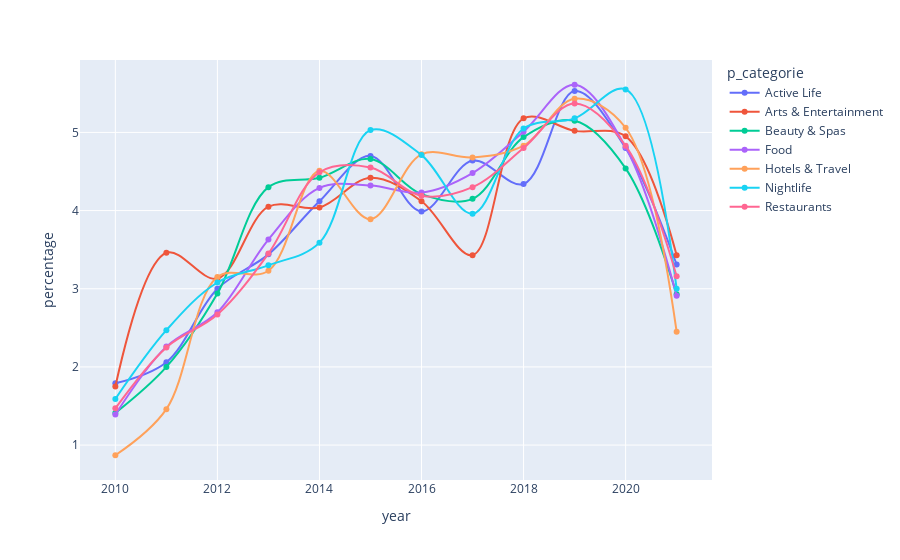

This figure's notebook cell:
### Code cell
fig = px.line(df, 
        x="year", y="percentage", color='p_categorie', line_shape='spline', markers=True)
fig.show()

### Figure 1 — Plotly figure (JSON) as saved in the notebook; plotly's stock layout.template omitted (floating-point values rounded to 4 significant figures)
{"data": [{"hovertemplate": "p_categorie=Active Life<br>year=%{x}<br>percentage=%{y}<extra></extra>", "legendgroup": "Active Life", "line": {"color": "#636efa", "dash": "solid", "shape": "spline"}, "marker": {"symbol": "circle"}, "mode": "markers+lines", "name": "Active Life", "orientation": "v", "showlegend": true, "type": "scatter", "x": [2010, 2011, 2012, 2013, 2014, 2015, 2016, 2017, 2018, 2019, 2020, 2021], "xaxis": "x", "y": [1.79, 2.06, 3, 3.44, 4.12, 4.7, 3.99, 4.64, 4.34, 5.53, 4.8, 3.31], "yaxis": "y"}, {"hovertemplate": "p_categorie=Arts & Entertainment<br>year=%{x}<br>percentage=%{y}<extra></extra>", "legendgroup": "Arts & Entertainment", "line": {"color": "#EF553B", "dash": "solid", "shape": "spline"}, "marker": {"symbol": "circle"}, "mode": "markers+lines", "name": "Arts & Entertainment", "orientation": "v", "showlegend": true, "type": "scatter", "x": [2010, 2011, 2012, 2013, 2014, 2015, 2016, 2017, 2018, 2019, 2020, 2021], "xaxis": "x", "y": [1.75, 3.46, 3.13, 4.05, 4.04, 4.42, 4.12, 3.43, 5.18, 5.02, 4.95, 3.43], "yaxis": "y"}, {"hovertemplate": "p_categorie=Beauty & Spas<br>year=%{x}<br>percentage=%{y}<extra></extra>", "legendgroup": "Beauty & Spas", "line": {"color": "#00cc96", "dash": "solid", "shape": "spline"}, "marker": {"symbol": "circle"}, "mode": "markers+lines", "name": "Beauty & Spas", "orientation": "v", "showlegend": true, "type": "scatter", "x": [2010, 2011, 2012, 2013, 2014, 2015, 2016, 2017, 2018, 2019, 2020, 2021], "xaxis": "x", "y": [1.41, 2, 2.94, 4.3, 4.42, 4.66, 4.21, 4.15, 4.94, 5.15, 4.54, 2.93], "yaxis": "y"}, {"hovertemplate": "p_categorie=Food<br>year=%{x}<br>percentage=%{y}<extra></extra>", "legendgroup": "Food", "line": {"color": "#ab63fa", "dash": "solid", "shape": "spline"}, "marker": {"symbol": "circle"}, "mode": "markers+lines", "name": "Food", "orientation": "v", "showlegend": true, "type": "scatter", "x": [2010, 2011, 2012, 2013, 2014, 2015, 2016, 2017, 2018, 2019, 2020, 2021], "xaxis": "x", "y": [1.39, 2.26, 2.7, 3.63, 4.29, 4.32, 4.23, 4.48, 5.01, 5.61, 4.81, 2.91], "yaxis": "y"}, {"hovertemplate": "p_categorie=Hotels & Travel<br>year=%{x}<br>percentage=%{y}<extra></extra>", "legendgroup": "Hotels & Travel", "line": {"color": "#FFA15A", "dash": "solid", "shape": "spline"}, "marker": {"symbol": "circle"}, "mode": "markers+lines", "name": "Hotels & Travel", "orientation": "v", "showlegend": true, "type": "scatter", "x": [2010, 2011, 2012, 2013, 2014, 2015, 2016, 2017, 2018, 2019, 2020, 2021], "xaxis": "x", "y": [0.87, 1.46, 3.15, 3.23, 4.51, 3.89, 4.72, 4.68, 4.83, 5.43, 5.06, 2.45], "yaxis": "y"}, {"hovertemplate": "p_categorie=Nightlife<br>year=%{x}<br>percentage=%{y}<extra></extra>", "legendgroup": "Nightlife", "line": {"color": "#19d3f3", "dash": "solid", "shape": "spline"}, "marker": {"symbol": "circle"}, "mode": "markers+lines", "name": "Nightlife", "orientation": "v", "showlegend": true, "type": "scatter", "x": [2010, 2011, 2012, 2013, 2014, 2015, 2016, 2017, 2018, 2019, 2020, 2021], "xaxis": "x", "y": [1.59, 2.47, 3.08, 3.3, 3.59, 5.03, 4.71, 3.96, 5.05, 5.18, 5.55, 3], "yaxis": "y"}, {"hovertemplate": "p_categorie=Restaurants<br>year=%{x}<br>percentage=%{y}<extra></extra>", "legendgroup": "Restaurants", "line": {"color": "#FF6692", "dash": "solid", "shape": "spline"}, "marker": {"symbol": "circle"}, "mode": "markers+lines", "name": "Restaurants", "orientation": "v", "showlegend": true, "type": "scatter", "x": [2010, 2011, 2012, 2013, 2014, 2015, 2016, 2017, 2018, 2019, 2020, 2021], "xaxis": "x", "y": [1.47, 2.25, 2.67, 3.45, 4.49, 4.55, 4.19, 4.3, 4.8, 5.37, 4.83, 3.16], "yaxis": "y"}], "layout": {"legend": {"title": {"text": "p_categorie"}, "tracegroupgap": 0}, "margin": {"t": 60}, "xaxis": {"anchor": "y", "domain": [0, 1], "title": {"text": "year"}}, "yaxis": {"anchor": "x", "domain": [0, 1], "title": {"text": "percentage"}}}}
